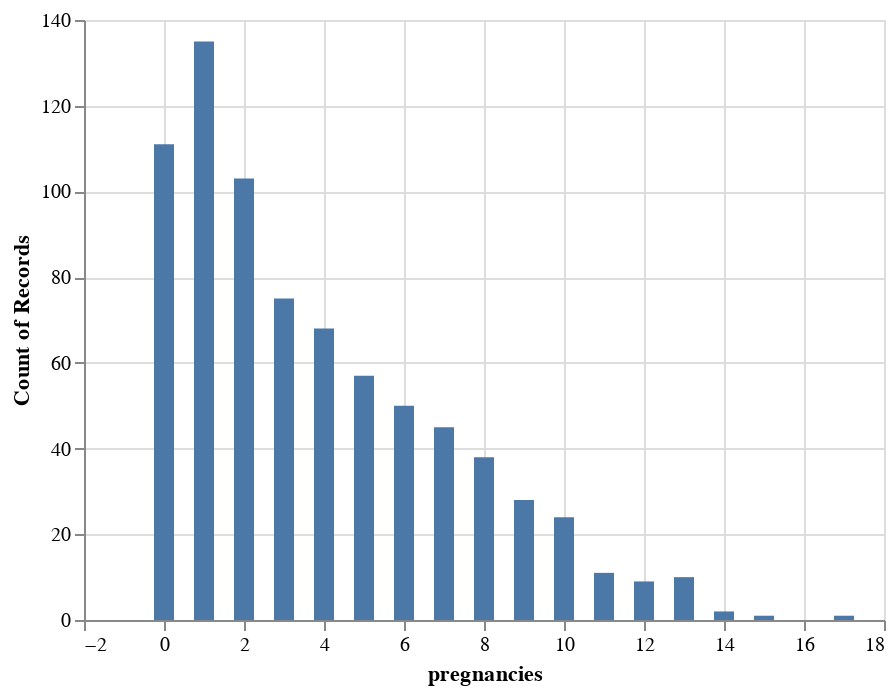

Source (notebook cell):
### Code cell
alt.Chart(diabetes_df).mark_bar(width=10).encode(
    alt.X('pregnancies:Q'),
    alt.Y('count():Q'))

### Figure 1 — Vega-Lite specification as saved in the notebook (floating-point values rounded to 4 significant figures; data arrays with more than 128 entries replaced by an {"elided": "..."} marker saying what was removed)
{"config": {"view": {"continuousWidth": 400, "continuousHeight": 300}}, "data": {"name": "data-9ea33f85a8720261d9bbe844759dff27"}, "mark": {"type": "bar", "width": 10}, "encoding": {"x": {"type": "quantitative", "field": "pregnancies"}, "y": {"type": "quantitative", "aggregate": "count"}}, "$schema": "https://vega.github.io/schema/vega-lite/v4.8.1.json", "datasets": {"data-9ea33f85a8720261d9bbe844759dff27": {"elided": "768 records"}}}
